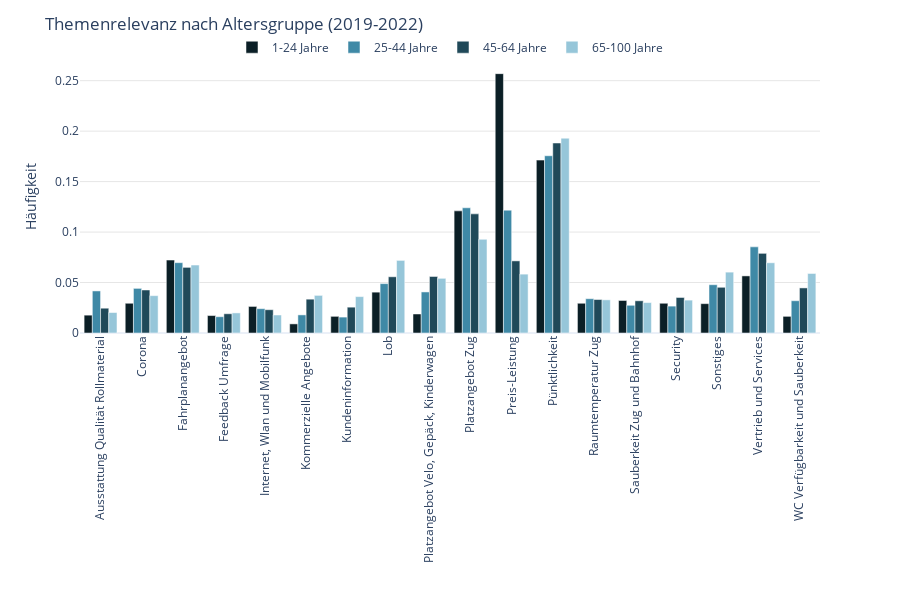

Source (notebook cell):
### Code cell
barchart_agegroup = create_grouped_barchart(df_agegroup, x_col="CustomName", y_col="relative_count", color_col="S_alter_grouped", color_discrete_sequence=color_discrete_sequence, title="Themenrelevanz nach Altersgruppe (2019-2022)", xaxis_title='', yaxis_title='Häufigkeit', legend_title='', template=template)

### Figure 1 — Plotly figure (JSON) as saved in the notebook; plotly's stock layout.template omitted (floating-point values rounded to 4 significant figures)
{"data": [{"alignmentgroup": "True", "customdata": [["1-24 Jahre"], ["1-24 Jahre"], ["1-24 Jahre"], ["1-24 Jahre"], ["1-24 Jahre"], ["1-24 Jahre"], ["1-24 Jahre"], ["1-24 Jahre"], ["1-24 Jahre"], ["1-24 Jahre"], ["1-24 Jahre"], ["1-24 Jahre"], ["1-24 Jahre"], ["1-24 Jahre"], ["1-24 Jahre"], ["1-24 Jahre"], ["1-24 Jahre"], ["1-24 Jahre"]], "hovertemplate": "S_alter_grouped=%{customdata[0]}<br>CustomName=%{x}<br>relative_count=%{y}<extra></extra>", "legendgroup": "1-24 Jahre", "marker": {"color": "#0B1F26", "pattern": {"shape": ""}}, "name": "1-24 Jahre", "offsetgroup": "1-24 Jahre", "orientation": "v", "showlegend": true, "textposition": "auto", "type": "bar", "x": ["Ausstattung Qualität Rollmaterial", "Corona", "Fahrplanangebot", "Feedback Umfrage", "Internet, Wlan und Mobilfunk", "Kommerzielle Angebote", "Kundeninformation", "Lob", "Platzangebot Velo, Gepäck, Kinderwagen", "Platzangebot Zug", "Preis-Leistung", "Pünktlichkeit", "Raumtemperatur Zug", "Sauberkeit Zug und Bahnhof", "Security", "Sonstiges", "Vertrieb und Services", "WC Verfügbarkeit und Sauberkeit"], "xaxis": "x", "y": [0.01768, 0.02947, 0.0723, 0.01729, 0.02633, 0.009037, 0.0165, 0.04047, 0.01886, 0.121, 0.257, 0.1713, 0.02947, 0.03222, 0.02947, 0.02908, 0.05658, 0.0165], "yaxis": "y"}, {"alignmentgroup": "True", "customdata": [["25-44 Jahre"], ["25-44 Jahre"], ["25-44 Jahre"], ["25-44 Jahre"], ["25-44 Jahre"], ["25-44 Jahre"], ["25-44 Jahre"], ["25-44 Jahre"], ["25-44 Jahre"], ["25-44 Jahre"], ["25-44 Jahre"], ["25-44 Jahre"], ["25-44 Jahre"], ["25-44 Jahre"], ["25-44 Jahre"], ["25-44 Jahre"], ["25-44 Jahre"], ["25-44 Jahre"]], "hovertemplate": "S_alter_grouped=%{customdata[0]}<br>CustomName=%{x}<br>relative_count=%{y}<extra></extra>", "legendgroup": "25-44 Jahre", "marker": {"color": "#3F89A6", "pattern": {"shape": ""}}, "name": "25-44 Jahre", "offsetgroup": "25-44 Jahre", "orientation": "v", "showlegend": true, "textposition": "auto", "type": "bar", "x": ["Ausstattung Qualität Rollmaterial", "Corona", "Fahrplanangebot", "Feedback Umfrage", "Internet, Wlan und Mobilfunk", "Kommerzielle Angebote", "Kundeninformation", "Lob", "Platzangebot Velo, Gepäck, Kinderwagen", "Platzangebot Zug", "Preis-Leistung", "Pünktlichkeit", "Raumtemperatur Zug", "Sauberkeit Zug und Bahnhof", "Security", "Sonstiges", "Vertrieb und Services", "WC Verfügbarkeit und Sauberkeit"], "xaxis": "x", "y": [0.04169, 0.04422, 0.06969, 0.01613, 0.02411, 0.01794, 0.01577, 0.04894, 0.04069, 0.1241, 0.1217, 0.1756, 0.03398, 0.02746, 0.02664, 0.04785, 0.08536, 0.03199], "yaxis": "y"}, {"alignmentgroup": "True", "customdata": [["45-64 Jahre"], ["45-64 Jahre"], ["45-64 Jahre"], ["45-64 Jahre"], ["45-64 Jahre"], ["45-64 Jahre"], ["45-64 Jahre"], ["45-64 Jahre"], ["45-64 Jahre"], ["45-64 Jahre"], ["45-64 Jahre"], ["45-64 Jahre"], ["45-64 Jahre"], ["45-64 Jahre"], ["45-64 Jahre"], ["45-64 Jahre"], ["45-64 Jahre"], ["45-64 Jahre"]], "hovertemplate": "S_alter_grouped=%{customdata[0]}<br>CustomName=%{x}<br>relative_count=%{y}<extra></extra>", "legendgroup": "45-64 Jahre", "marker": {"color": "#204959", "pattern": {"shape": ""}}, "name": "45-64 Jahre", "offsetgroup": "45-64 Jahre", "orientation": "v", "showlegend": true, "textposition": "auto", "type": "bar", "x": ["Ausstattung Qualität Rollmaterial", "Corona", "Fahrplanangebot", "Feedback Umfrage", "Internet, Wlan und Mobilfunk", "Kommerzielle Angebote", "Kundeninformation", "Lob", "Platzangebot Velo, Gepäck, Kinderwagen", "Platzangebot Zug", "Preis-Leistung", "Pünktlichkeit", "Raumtemperatur Zug", "Sauberkeit Zug und Bahnhof", "Security", "Sonstiges", "Vertrieb und Services", "WC Verfügbarkeit und Sauberkeit"], "xaxis": "x", "y": [0.02458, 0.04263, 0.06504, 0.01907, 0.02308, 0.03351, 0.02559, 0.05572, 0.05601, 0.1181, 0.07146, 0.1883, 0.03317, 0.03192, 0.0352, 0.04529, 0.07894, 0.04466], "yaxis": "y"}, {"alignmentgroup": "True", "customdata": [["65-100 Jahre"], ["65-100 Jahre"], ["65-100 Jahre"], ["65-100 Jahre"], ["65-100 Jahre"], ["65-100 Jahre"], ["65-100 Jahre"], ["65-100 Jahre"], ["65-100 Jahre"], ["65-100 Jahre"], ["65-100 Jahre"], ["65-100 Jahre"], ["65-100 Jahre"], ["65-100 Jahre"], ["65-100 Jahre"], ["65-100 Jahre"], ["65-100 Jahre"], ["65-100 Jahre"]], "hovertemplate": "S_alter_grouped=%{customdata[0]}<br>CustomName=%{x}<br>relative_count=%{y}<extra></extra>", "legendgroup": "65-100 Jahre", "marker": {"color": "#96C6D9", "pattern": {"shape": ""}}, "name": "65-100 Jahre", "offsetgroup": "65-100 Jahre", "orientation": "v", "showlegend": true, "textposition": "auto", "type": "bar", "x": ["Ausstattung Qualität Rollmaterial", "Corona", "Fahrplanangebot", "Feedback Umfrage", "Internet, Wlan und Mobilfunk", "Kommerzielle Angebote", "Kundeninformation", "Lob", "Platzangebot Velo, Gepäck, Kinderwagen", "Platzangebot Zug", "Preis-Leistung", "Pünktlichkeit", "Raumtemperatur Zug", "Sauberkeit Zug und Bahnhof", "Security", "Sonstiges", "Vertrieb und Services", "WC Verfügbarkeit und Sauberkeit"], "xaxis": "x", "y": [0.02029, 0.03701, 0.06734, 0.01991, 0.01785, 0.03729, 0.03607, 0.07195, 0.05419, 0.0928, 0.05833, 0.193, 0.03287, 0.03015, 0.03259, 0.0603, 0.0696, 0.05898], "yaxis": "y"}], "layout": {"barmode": "group", "height": 600, "legend": {"orientation": "h", "title": {"text": ""}, "tracegroupgap": 0, "x": 0.5, "xanchor": "center", "y": 1.1, "yanchor": "top"}, "margin": {"t": 60}, "title": {"text": "Themenrelevanz nach Altersgruppe (2019-2022)"}, "width": 900, "xaxis": {"anchor": "y", "domain": [0, 1], "showgrid": false, "tickangle": -90, "title": {"text": ""}}, "yaxis": {"anchor": "x", "domain": [0, 1], "gridcolor": "rgba(0,0,0,0.1)", "gridwidth": 1, "showgrid": true, "title": {"text": "Häufigkeit"}}}}
